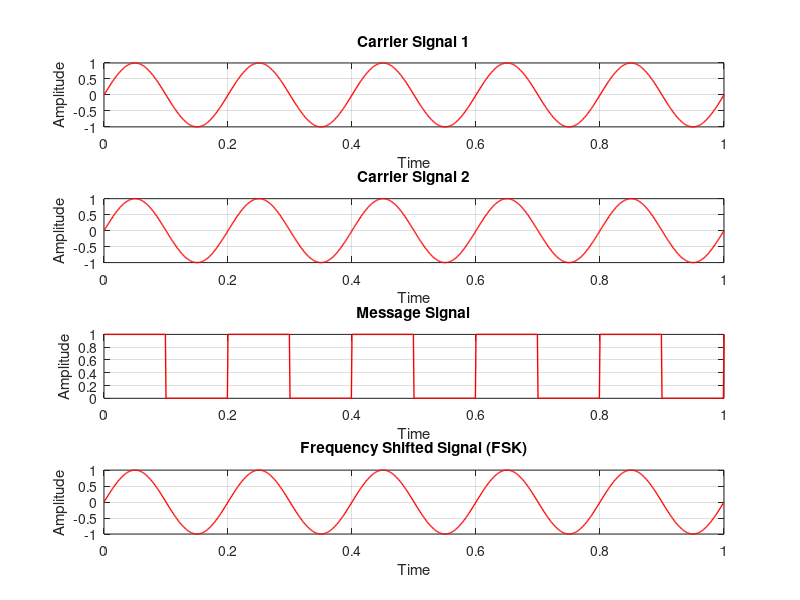

Reproduce this figure in MATLAB.
clc;
clear;
close all;

f1 = input('Enter the frequency of carrier 1 (f1): ');
f2 = input('Enter the frequency of carrier 2 (f2): ');
fm = input('Enter the frequency of the message signal: ');

fs = 1000;
T = 1/fs;
t = 0:T:1;
amplitude = 1;
%% 

% Generate message signal
message = (square(2*pi*fm*t) + 1)/2;

% Generate carrier signals
carrier1 = sin(2*pi*f1*t);
carrier2 = sin(2*pi*f2*t);

% Generate FSK signal
for i = 1:length(t)
    if (message(i) == 1)
        s(i) = carrier1(i);
    else
        s(i) = carrier2(i);
    end
end

%% 

% Plotting
subplot(4,1,1);
plot(t, carrier1, 'r-', 'LineWidth', 1);
title('Carrier Signal 1');
xlabel('Time');
ylabel('Amplitude');
grid on;
%% 

subplot(4,1,2);
plot(t, carrier2, 'r-', 'LineWidth', 1);
title('Carrier Signal 2');
xlabel('Time');
ylabel('Amplitude');
grid on;
%% 

subplot(4,1,3);
plot(t, message, 'r-', 'LineWidth', 1);
title('Message Signal');
xlabel('Time');
ylabel('Amplitude');
grid on;
%% 

subplot(4,1,4);
plot(t, s, 'r-', 'LineWidth', 1);
title('Frequency Shifted Signal (FSK)');
xlabel('Time');
ylabel('Amplitude');
grid on;
